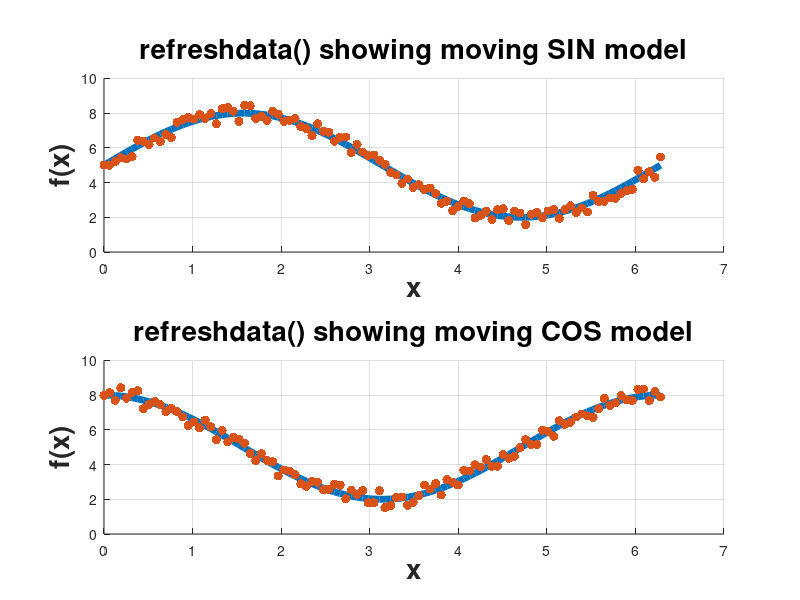

This chart was generated by the following MATLAB code:
clear all; close all; clc;
h=figure('Position',[1 21 1366 670], ...
'Name','refreshdata Command Demonstrations SIN and COS Data Animation');
b=5; %translacion vertical
A=3; %amplitud
error=0.5;
xi=0;
xf=2*pi;
x=linspace(xi,xf,100);
lw=5;
%%%%%%%%%%%%%%%%%%%%%%%%%%%%%%%%%%%%%%
subplot(2,1,1)
y=A*sin(x)+b;
y2=y;
ye=A*sin(x)+b+(2*error*rand(1,length(x))-error);
ye2=ye;
hold on;
plot(x,y,'linewidth',lw,"ydatasource","y")
plot(x,ye,'.','markersize',20,"ydatasource","ye")
title("refreshdata() showing moving SIN model",...
'fontsize',20);
xlabel('x','fontweight','bold','fontsize',20)
ylabel('f(x)','fontweight','bold','fontsize',20)
hold off;
grid on;
%%%%%%%%%%%%%%%%%%%%%%%%%%%%%%%%%%%%%%%%%%%
subplot(2,1,2)
y3=A*cos(x)+b;
y4=y3;
ye5=A*cos(x)+b+(2*error*rand(1,length(x))-error);
ye6=ye5;
hold on;
plot(x,y,'linewidth',lw,"ydatasource","y3")
plot(x,ye,'.','markersize',20,"ydatasource","ye5")
title("refreshdata() showing moving COS model",...
'fontsize',20);
xlabel('x','fontweight','bold','fontsize',20)
ylabel('f(x)','fontweight','bold','fontsize',20)
hold off;
grid on;
%%%%%%%%%%%%%%%%%%%%%%%%%%%%%%%%%%%%%%%%%%%
n=length(x);
for k=1:1
i=1;
while i <= n
pause(0.1);
y=y2(1:i);
ye=ye2(1:i);
y3=y4(1:i);
ye5=ye6(1:i);
refreshdata(gcf,"caller");
i=i+1;
endwhile
endfor
